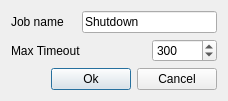
<?xml version="1.0" encoding="UTF-8"?>
<ui version="4.0">
 <class>EditShutdownJobDialog</class>
 <widget class="QDialog" name="EditShutdownJobDialog">
  <property name="geometry">
   <rect>
    <x>0</x>
    <y>0</y>
    <width>228</width>
    <height>94</height>
   </rect>
  </property>
  <property name="windowTitle">
   <string>Shutdown Job Configuration</string>
  </property>
  <layout class="QVBoxLayout" name="verticalLayout">
   <item>
    <layout class="QGridLayout" name="gridLayout">
     <item row="0" column="1" colspan="2">
      <widget class="QLineEdit" name="nameEdit">
       <property name="text">
        <string>Shutdown</string>
       </property>
      </widget>
     </item>
     <item row="1" column="2">
      <widget class="QSpinBox" name="timeoutBox">
       <property name="minimum">
        <number>0</number>
       </property>
       <property name="maximum">
        <number>999</number>
       </property>
       <property name="value">
        <number>300</number>
       </property>
      </widget>
     </item>
     <item row="0" column="0">
      <widget class="QLabel" name="label">
       <property name="text">
        <string>Job name</string>
       </property>
      </widget>
     </item>
     <item row="1" column="0" colspan="2">
      <widget class="QLabel" name="label_3">
       <property name="text">
        <string>Max Timeout</string>
       </property>
      </widget>
     </item>
    </layout>
   </item>
   <item>
    <layout class="QHBoxLayout" name="horizontalLayout">
     <item>
      <spacer name="horizontalSpacer">
       <property name="orientation">
        <enum>Qt::Horizontal</enum>
       </property>
       <property name="sizeHint" stdset="0">
        <size>
         <width>40</width>
         <height>20</height>
        </size>
       </property>
      </spacer>
     </item>
     <item>
      <widget class="QPushButton" name="okButton">
       <property name="text">
        <string>Ok</string>
       </property>
      </widget>
     </item>
     <item>
      <widget class="QPushButton" name="cancelButton">
       <property name="text">
        <string>Cancel</string>
       </property>
      </widget>
     </item>
    </layout>
   </item>
  </layout>
 </widget>
 <resources/>
 <connections/>
</ui>
